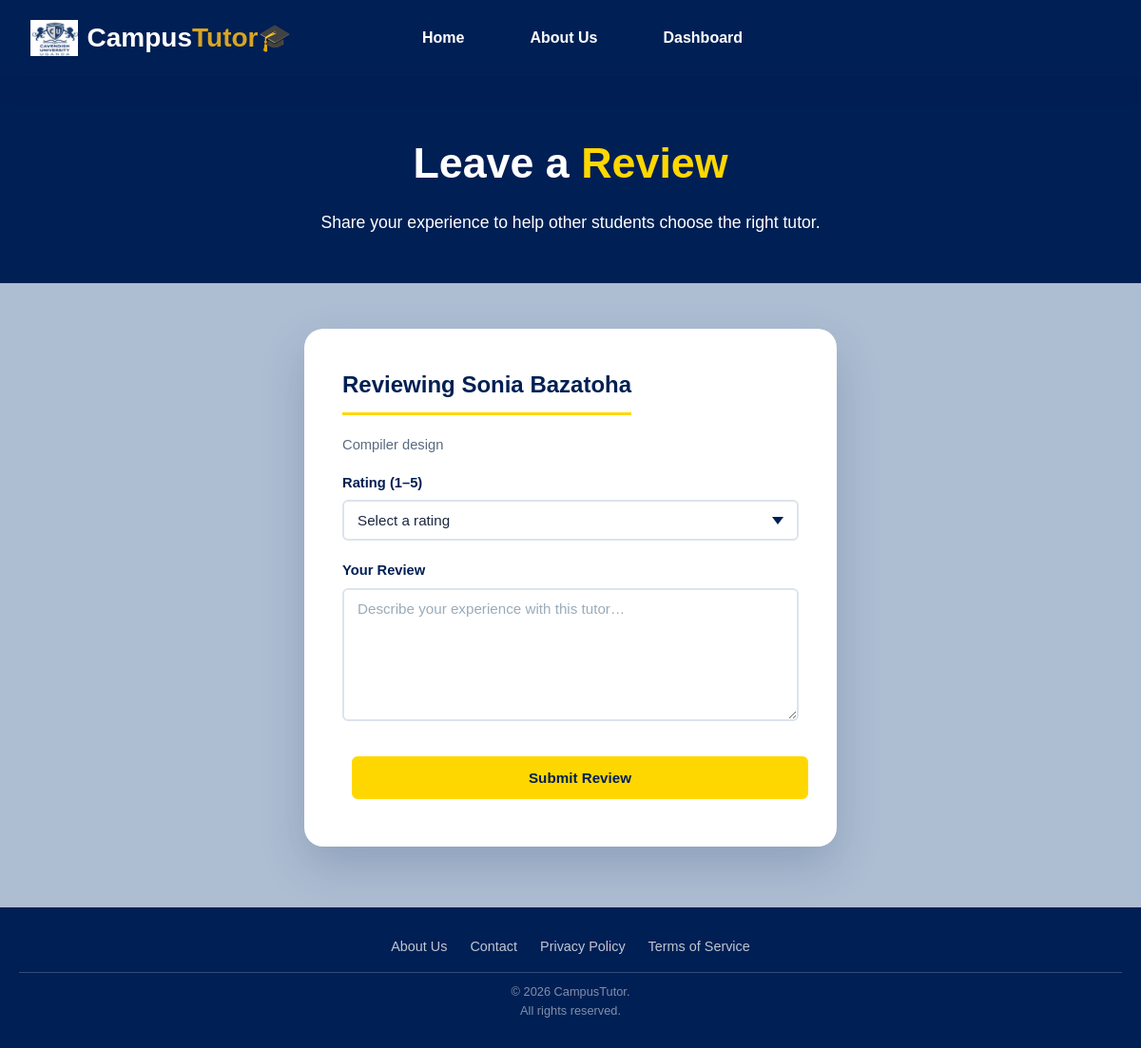
Page /review/1/ (signed in) on the committed database.
### accounts/models.py (models this page shows, shortened)
class TutorProfile(models.Model):
    user = models.OneToOneField(
        User,
        on_delete=models.CASCADE,
        related_name="tutor_profile",
    )
    biography = models.TextField()
    qualification = models.CharField(max_length=255)
    years_of_experience = models.PositiveIntegerField(default=0)
    hourly_rate = models.DecimalField(
        max_digits=10,
        decimal_places=2,
    )
    subjects = models.ManyToManyField(
        "tutoring.Subject",
        related_name = "tutors",
    )

class User(AbstractUser):
    STUDENT = 'student'
    TUTOR = 'tutor'
    ADMIN = 'admin'
    ROLE_CHOICES = [
        (STUDENT, 'Student'),
        (TUTOR, 'Tutor'),
        (ADMIN, 'Admin'),
    ]
    role = models.CharField(max_length=20, choices=ROLE_CHOICES, default=STUDENT,)
    phone_number = models.CharField(max_length=20, blank=True, null=True,)
    profile_picture = models.ImageField(
        upload_to='profile_pictures/',
        blank=True,
        null=True,
    )

### accounts/views.py (the view)
# urls.py: path('review/<int:tutor_id>/', views.create_review, name='create_review'),
@login_required
def create_review(request, tutor_id):
    tutor = get_object_or_404(TutorProfile, id=tutor_id)
    student = request.user.student_profile
    has_booking = Booking.objects.filter(
        student=student,
        tutor=tutor,
        status='Accepted'
    ).exists()
    if not has_booking:
        messages.error(request, "You can only review a tutor after an accepted session.")
        return redirect('student_dashboard')
    if request.method == 'POST':
        form = ReviewForm(request.POST)
        if form.is_valid():
            review = form.save(commit=False)
            review.student = student
            review.tutor = tutor
            review.save()
            messages.success(request, "Review submitted successfully.")
            return redirect('student_dashboard')
    else:
        form = ReviewForm()
    return render(request, 'create_review.html', {
        'form': form,
        'tutor': tutor,
    })

### tutoring/forms.py
class ReviewForm(forms.ModelForm):
    class Meta:
        model = Review
        fields = [
            'rating',
            'comment',
        ]

### templates/create_review.html (shortened to what this page needs)
{% extends "base.html" %}
{% block content %}
<div class="page-wrapper">
    <div class="page-hero">
        <h1>Leave a <span class="hero-accent">Review</span></h1>
        <p>Share your experience to help other students choose the right tutor.</p>
    </div>
    <main class="main-content" style="display:flex; justify-content:center; padding-top:48px; padding-bottom:64px;">
        <div class="form-card" style="max-width:560px;">
            <h2 class="section-heading">Reviewing {{ tutor.user.first_name }} {{ tutor.user.last_name }}</h2>
            <p class="text-muted mb-md" style="font-size:.92rem;">{{ tutor.qualification }}</p>
            <form method="POST">
                <div class="form-group">
                    <label class="form-label" for="id_rating">Rating (1–5)</label>
                    <select class="form-control" id="id_rating" name="rating" required>
                        <option value="">Select a rating</option>
                    </select>
                </div>
                <div class="form-group">
                    <label class="form-label" for="id_comment">Your Review</label>
                    <textarea class="form-control" id="id_comment" name="comment"
                        placeholder="Describe your experience with this tutor…"
                        style="min-height:140px;" required></textarea>
                </div>
                <button class="btn btn-primary w-full" type="submit">Submit Review</button>
            </form>
        </div>
    </main>
</div>
{% endblock %}

### static/css/style.css (style rules this page uses)
* { margin: 0; padding: 0; box-sizing: border-box; }
body { background-color: #adbed3; font-family: Arial, Helvetica, sans-serif; min-height: 100vh; display: flex; flex-direction: column; }
main { flex: 1; padding: 60px 20px; }
.btn-primary { display: inline-block; background-color: goldenrod; color: #001f54; text-decoration: none; padding: 14px 24px; border-radius: 8px; font-weight: bold; margin: 10px; transition: all 0.3s ease; }

### static/css/app.css (style rules this page uses)
:root { --navy: #001f54; --gold: #ffd700; --goldenrod: goldenrod; --bg: #adbed3; --white: #ffffff; --off-white: #fafafa; --light-grey: #f0f3f7; --border: #dde3ec; --text-main: #1a2740; --text-muted: #5a6a80; --shadow-sm: 0 2px 8px rgba(0,31,84,.08); --shadow-md: 0 8px 24px rgba(0,31,84,.14); --shadow-lg: 0 20px 48px rgba(0,31,84,.18); --radius-sm: 6px; --radius-md: 12px; --radius-lg: 20px; --transition: all 0.28s ease; --space-xs: 4px; --space-sm: 8px; --space-md: 16px; --space-lg: 32px; --space-xl: 64px; }
*, *::before, *::after { margin: 0; padding: 0; box-sizing: border-box; }
html { scroll-behavior: smooth; }
body { font-family: Arial, Helvetica, sans-serif; background-color: var(--bg); color: var(--text-main); min-height: 100vh; display: flex; flex-direction: column; font-size: 16px; line-height: 1.6; }
.page-wrapper { padding-top: 80px; flex: 1; display: flex; flex-direction: column; }
.page-hero { background-color: var(--navy); color: var(--white); padding: 56px 40px 48px; text-align: center; }
.page-hero h1 { font-size: clamp(1.8rem, 4vw, 2.8rem); font-weight: 700; margin-bottom: 12px; }
.page-hero p { font-size: 1.1rem; opacity: .85; max-width: 600px; margin: 0 auto; line-height: 1.7; }
.page-hero .hero-accent { color: var(--gold); }
.page-wrapper > .page-hero:first-child { margin-top: -80px; padding-top: 136px; }
.main-content { flex: 1; padding: 48px 32px; max-width: 1200px; width: 100%; margin: 0 auto; }
.section-heading { font-size: 1.5rem; font-weight: 700; color: var(--navy); margin-bottom: 20px; padding-bottom: 10px; border-bottom: 3px solid var(--gold); display: inline-block; }
.btn { display: inline-flex; align-items: center; justify-content: center; gap: 8px; padding: 12px 24px; border-radius: var(--radius-sm); font-weight: 700; font-size: .95rem; border: 2px solid transparent; cursor: pointer; transition: var(--transition); text-decoration: none; white-space: nowrap; }
.btn-primary { background-color: var(--gold); color: var(--navy); border-color: var(--gold); }
.form-group { margin-bottom: 20px; }
.form-label { display: block; font-weight: 600; color: var(--navy); margin-bottom: 6px; font-size: .92rem; }
.form-control { width: 100%; padding: 11px 14px; border: 2px solid var(--border); border-radius: var(--radius-sm); font-size: .95rem; font-family: inherit; color: var(--text-main); background: var(--white); transition: border-color .2s ease, box-shadow .2s ease; outline: none; }
.form-control::placeholder { color: #9aabb9; }
textarea.form-control { min-height: 120px; resize: vertical; }
select.form-control { appearance: none; background-repeat: no-repeat; background-position: right 14px center; padding-right: 38px; cursor: pointer; }
.form-card { background: var(--white); border-radius: var(--radius-lg); box-shadow: var(--shadow-lg); padding: 40px; max-width: 560px; width: 100%; }
.text-muted { color: var(--text-muted); }
.mb-md { margin-bottom: var(--space-md); }
.w-full { width: 100%; }
.page-hero h1 { opacity: 0; animation: heroFadeUp 0.7s ease-out forwards; }
.page-hero p { opacity: 0; animation: heroFadeUp 0.7s ease-out forwards; animation-delay: 0.2s; }

### rows in the picture
TutorProfile: user.first_name "Sonia", user.last_name "Bazatoha", qualification "Compiler design"
